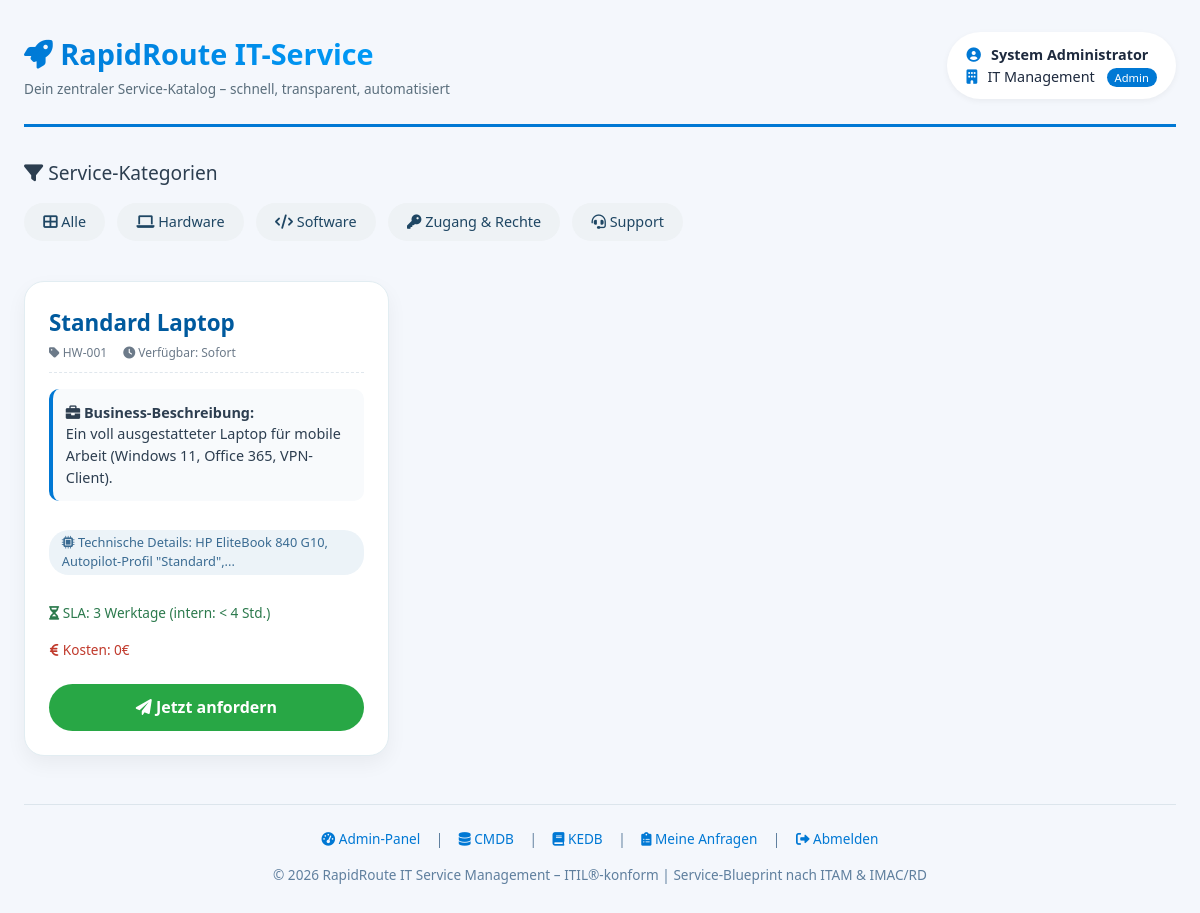
/?category=Hardware (signed in), run on the app's committed database.
### tables this page shows
CREATE TABLE users (
        id INTEGER PRIMARY KEY AUTOINCREMENT, username TEXT UNIQUE NOT NULL, 
        password TEXT NOT NULL, role TEXT NOT NULL DEFAULT 'user', fullname TEXT, department TEXT);

CREATE TABLE services (
        id TEXT PRIMARY KEY, name TEXT NOT NULL, category TEXT, availability TEXT, 
        description_business TEXT, description_technical TEXT, sla TEXT, costs TEXT, active INTEGER DEFAULT 1);

### app.py (the view)
@app.route('/')
@login_required
def index():
    category = request.args.get('category')
    services = database.get_services(category)
    return render_template('index.html', user=current_user, services=services)

### app.py (called while the page is built)
@login_manager.user_loader
def load_user(user_id):
    try:
        conn = sqlite3.connect(database.DB_PATH)
        c = conn.cursor()
        c.execute("SELECT id, username, role, fullname, department FROM users WHERE id=?", (user_id,))
        row = c.fetchone()
        conn.close()
        if row:
            return User(row[0], row[1], row[2], row[3], row[4])
    except:
        return None
    return None

### database.py (called while the page is built)
def get_services(category=None):
    conn = sqlite3.connect(DB_PATH)
    c = conn.cursor()
    if category:
        c.execute("SELECT * FROM services WHERE category=? AND active=1", (category,))
    else:
        c.execute("SELECT * FROM services WHERE active=1")
    rows = c.fetchall()
    conn.close()
    return [{'id': r[0], 'name': r[1], 'category': r[2], 'availability': r[3],
             'description_business': r[4], 'description_technical': r[5], 'sla': r[6], 'costs': r[7]} for r in rows]

### templates/index.html (shortened to what this page needs)
<!DOCTYPE html>
<html lang="de">
<head>
    <link rel="stylesheet" href="https://cdnjs.cloudflare.com/ajax/libs/font-awesome/6.0.0-beta3/css/all.min.css">
</head>
<body>
    <div class="container">
        <div class="header">
            <div class="logo">
                <h1><i class="fas fa-rocket"></i> RapidRoute IT-Service</h1>
                <p>Dein zentraler Service-Katalog – schnell, transparent, automatisiert</p>
            </div>
            <div class="user-info">
                <i class="fas fa-user-circle"></i> <strong>{{ current_user.fullname }}</strong><br>
                <i class="fas fa-building"></i> {{ current_user.department }}
                {% if current_user.role == 'admin' %}
                    <span style="background:#0078d4; color:white; padding:2px 8px; border-radius:20px; margin-left:8px; font-size:0.7rem;">Admin</span>
                {% endif %}
            </div>
        </div>
        <div class="categories">
            <h3><i class="fas fa-filter"></i> Service-Kategorien</h3>
            <div class="category-list">
                <a href="{{ url_for('index') }}"><i class="fas fa-th-large"></i> Alle</a>
                <a href="{{ url_for('index', category='Hardware') }}"><i class="fas fa-laptop"></i> Hardware</a>
                <a href="{{ url_for('index', category='Software') }}"><i class="fas fa-code"></i> Software</a>
                <a href="{{ url_for('index', category='Zugang & Berechtigungen') }}"><i class="fas fa-key"></i> Zugang & Rechte</a>
                <a href="{{ url_for('index', category='Support') }}"><i class="fas fa-headset"></i> Support</a>
            </div>
        </div>
        <div class="services-list">
            {% for service in services %}
            <div class="service-card">
                <div class="card-content">
                    <div class="service-name">{{ service.name }}</div>
                    <div class="service-meta">
                        <span><i class="fas fa-tag"></i> {{ service.id }}</span>
                        <span><i class="fas fa-clock"></i> Verfügbar: {{ service.availability }}</span>
                    </div>
                    <div class="business-view">
                        <i class="fas fa-briefcase"></i> <strong>Business-Beschreibung:</strong><br>
                        {{ service.description_business }}
                    </div>
                    <div class="tech-preview" title="Technische Details (für IT)">
                        <i class="fas fa-microchip"></i> Technische Details:
                        <span style="font-weight:normal;">{{ service.description_technical | truncate(60) }}</span>
                    </div>
                    <div class="sla-cost">
                        <span class="sla"><i class="fas fa-hourglass-half"></i> SLA: {{ service.sla }}</span>
                        <span class="cost"><i class="fas fa-euro-sign"></i> Kosten: {{ service.costs }}</span>
                    </div>
                    <a href="{{ url_for('show_request_form', service_id=service.id) }}" class="btn-request">
                        <i class="fas fa-paper-plane"></i> Jetzt anfordern
                    </a>
                </div>
            </div>
            {% else %}
            <div style="grid-column:1/-1; text-align:center; padding:3rem; background:#f8fafc; border-radius:30px;">
                <i class="fas fa-info-circle"></i> Keine Services in dieser Kategorie verfügbar.
            </div>
            {% endfor %}
        </div>
        <div class="footer">
            <div class="footer-links">
                {% if current_user.role == 'admin' %}
                    <a href="{{ url_for('admin_panel') }}"><i class="fas fa-tachometer-alt"></i> Admin-Panel</a> |
                    <a href="{{ url_for('admin_cmdb') }}"><i class="fas fa-database"></i> CMDB</a> |
                    <a href="{{ url_for('kedb_list') }}"><i class="fas fa-book"></i> KEDB</a> |
                {% endif %}
                <a href="{{ url_for('requests_list') }}"><i class="fas fa-clipboard-list"></i> Meine Anfragen</a> |
                <a href="{{ url_for('logout') }}"><i class="fas fa-sign-out-alt"></i> Abmelden</a>
            </div>
            <p style="margin-top:1rem;">© 2026 RapidRoute IT Service Management – ITIL®-konform | Service-Blueprint nach ITAM & IMAC/RD</p>
        </div>
    </div>
</body>
</html>

### templates/index.html (style rules this page uses)
* { margin: 0; padding: 0; box-sizing: border-box; }
body { font-family: 'Segoe UI', Roboto, 'Helvetica Neue', sans-serif; background: #f4f7fc; color: #1e2a3e; line-height: 1.5; }
.container { max-width: 1400px; margin: 0 auto; padding: 2rem 1.5rem; }
.header { display: flex; justify-content: space-between; align-items: center; flex-wrap: wrap; gap: 1rem; margin-bottom: 2rem; padding-bottom: 1.5rem; border-bottom: 3px solid #0078d4; }
.logo h1 { font-size: 1.8rem; font-weight: 600; background: linear-gradient(135deg, #0078d4, #00a2ff); -webkit-background-clip: text; background-clip: text; color: transparent; }
.logo p { color: #5a6e7c; font-size: 0.85rem; margin-top: 0.25rem; }
.user-info { background: white; padding: 0.75rem 1.2rem; border-radius: 40px; box-shadow: 0 2px 6px rgba(0,0,0,0.05); font-size: 0.9rem; }
.user-info i { margin-right: 0.4rem; color: #0078d4; }
.categories { margin-bottom: 2.5rem; }
.categories h3 { font-size: 1.2rem; font-weight: 500; margin-bottom: 1rem; color: #2c3e50; }
.category-list { display: flex; flex-wrap: wrap; gap: 0.75rem; }
.category-list a { background: #eef2f5; padding: 0.5rem 1.2rem; border-radius: 40px; text-decoration: none; color: #1e4663; font-weight: 500; transition: all 0.2s; font-size: 0.9rem; }
.services-list { display: grid; grid-template-columns: repeat(auto-fill, minmax(360px, 1fr)); gap: 1.8rem; }
.service-card { background: white; border-radius: 20px; box-shadow: 0 8px 20px rgba(0,0,0,0.05); transition: transform 0.2s, box-shadow 0.2s; overflow: hidden; display: flex; flex-direction: column; border: 1px solid #e2edf2; }
.card-content { padding: 1.5rem; flex: 1; }
.service-name { font-size: 1.4rem; font-weight: 700; color: #005a9e; margin-bottom: 0.3rem; }
.service-meta { font-size: 0.75rem; color: #6c7a89; margin-bottom: 1rem; display: flex; gap: 1rem; border-bottom: 1px dashed #e0e7ed; padding-bottom: 0.6rem; }
.business-view { background: #f8fafc; padding: 0.8rem; border-left: 4px solid #0078d4; border-radius: 10px; margin: 1rem 0; font-size: 0.9rem; color: #2d3e50; }
.tech-preview { margin: 0.8rem 0; font-size: 0.8rem; color: #3a6b92; cursor: help; display: inline-block; background: #ecf3f8; padding: 0.2rem 0.8rem; border-radius: 20px; }
.sla-cost { display: flex; flex-wrap: wrap; gap: 1rem; margin: 1rem 0 0.5rem; font-size: 0.85rem; font-weight: 500; }
.sla { color: #2c7a4d; }
.cost { color: #c0392b; }
.btn-request { display: inline-block; background: #28a745; color: white; text-align: center; padding: 0.7rem 1.2rem; border-radius: 40px; text-decoration: none; font-weight: 600; transition: background 0.2s; margin-top: 1rem; width: 100%; }
.footer { margin-top: 3rem; border-top: 1px solid #dce5ec; padding-top: 1.5rem; text-align: center; font-size: 0.85rem; color: #5f7f9e; }
.footer-links a { color: #0078d4; text-decoration: none; margin: 0 0.75rem; }

### data on the page
users: fullname "System Administrator", department "IT Management"
services: name "Standard Laptop", id "HW-001", availability "Sofort", description_business "Ein voll ausgestatteter Laptop für mobile Arbeit (Windows 11, Office 365, VPN-Client).", description_technical "HP EliteBook 840 G10, Autopilot-Profil \"Standard\",...", sla "3 Werktage (intern: < 4 Std.)", costs "0€"
